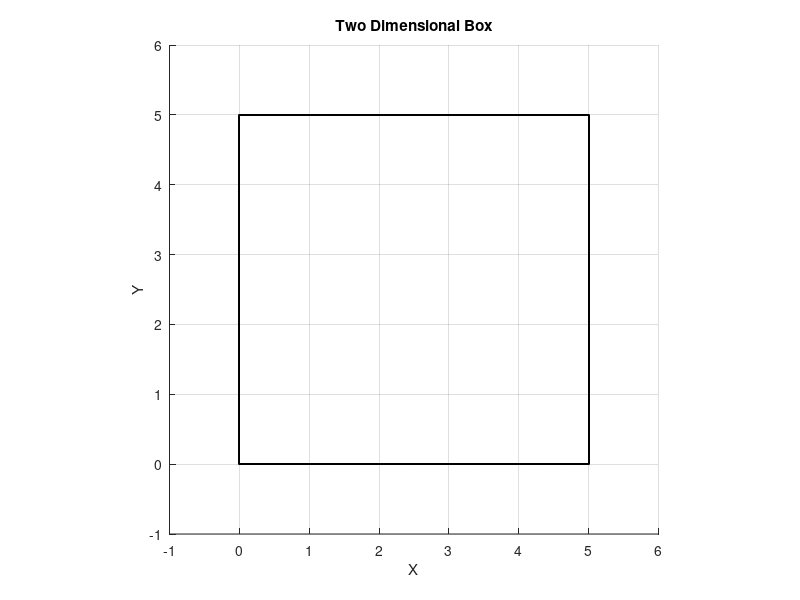

Write MATLAB code to recreate this figure.
% Clear the output window and suppress any warning statements
clc
warning('off', 'all');
%------------------------------------------------------------------------
% Begin the program
%------------------------------------------------------------------------
disp("This program is a simulation of particle in a 2D box problem by Rajesh Kumar Das(I17PH015)")
pause(1)
%------------------------------------------------------------------------
% take the inputs from the user
%------------------------------------------------------------------------
L = input('Enter the box length: ');
x0 = input('Enter the initial position of the particle along x: ');
y0 = input('Enter the initial position of the particle along y: ');
v0 = input('Enter the initial velocity of the particle: ');
r = input('Enter the radius of the holes:');
theta = (pi / 180) * input('Enter the angle: ');
T = input('Enter the time period: ');
%------------------------------------------------------------------------
% Define the values of variables
%------------------------------------------------------------------------
t = 0;
dt = 0.1;
x = x0;
y = y0;
v = v0;
i = 1;
vx = v0 * cos(theta);
vy = v0 * sin(theta);
counter = 0;
%------------------------------------------------------------------------
% Invoke the loop to register the position of the particle baesd on the conditions
%------------------------------------------------------------------------
while t <= T
    t = i * dt;
    xm(i) = x; % to store the values of x
    ym(i) = y; % to store the values of y
    x = x + vx * dt; % to determine the position of the particle alogn x
    y = y + vy * dt; % to determine the position of the particle along y

    if (x <= 0 || x >= L)% condition to keep the particle in 2D box along x
        vx = -vx;
        counter = counter + 1;

    endif

    if (y <= 0 || y >= L)% condition to keep the particle in 2D box along y
        counter = counter + 1;

    endif

    i++;
endwhile

%------------------------------------------------------------------------
% To display the number of relfections
%------------------------------------------------------------------------
disp("The total number of collisions in the given time is:")
counter
%------------------------------------------------------------------------
% To draw the boundary lines
%------------------------------------------------------------------------
xl1 = linspace(0, 0, 100);
yl1 = linspace(0, L, 100);
xl2 = linspace(L, L, 100);
yl2 = linspace(0, L, 100);
xl3 = linspace(0, L, 100);
yl3 = linspace(0, 0, 100);
xl4 = linspace(0, L, 100);
yl4 = linspace(L, L, 100);
figure;
hold on;
%------------------------------------------------------------------------
% Setting the x and y limit of the plot
%------------------------------------------------------------------------
x_lo = -1;
x_hi = L + 1;
y_lo = -1;
y_hi = L + 1;
%------------------------------------------------------------------------
% Plotting the graph
%------------------------------------------------------------------------
for i = 1:i - 1
    p = plot(xm(i), ym(i), ":o-r"); % plot of the particle
    plot(xl1, yl1, "k"); % plot of the boundary line
    plot(xl2, yl2, "k"); % plot of the boundary line
    plot(xl3, yl3, "k"); % plot of the boundary line
    plot(xl4, yl4, "k"); % plot of the boundary line
    axis equal;
    axis square;
    grid on;
    axis ([x_lo x_hi y_lo y_hi]);
    xlabel ("X");
    ylabel ("Y");
    title("Two Dimensional Box")
    pause(0.002);
    delete(p);
endfor
